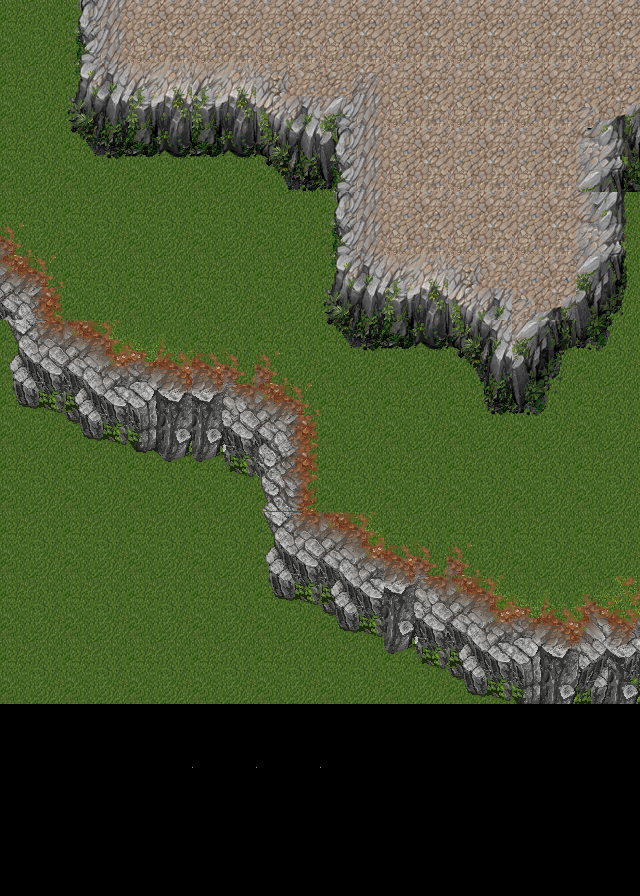

This game map was drawn from its Tiled (.tmx) file and the tilesets committed beside it. A one-line description and the full map source follow:
An orthogonal 10x14 tile map with 64x64 px tiles, 3 tile layers (Tile Layer 1, Tile Layer 3, Tile Layer 2).

<map version="1.4" tiledversion="1.4.3" orientation="orthogonal" renderorder="right-down" width="10" height="14" tilewidth="64" tileheight="64" infinite="0" nextlayerid="4" nextobjectid="1">
 <tileset firstgid="1" source="tilesets/forest-floor-64.tsx" />
 <layer id="1" name="Tile Layer 1" width="10" height="14">
  <data encoding="csv">
19,19,76,76,76,77,19,0,0,0,
19,19,19,92,92,93,20,0,0,0,
19,19,19,19,19,19,20,0,0,0,
19,19,19,19,19,19,19,121,121,19,
19,19,19,19,19,19,19,19,196,19,
19,20,20,19,19,19,19,19,19,19,
19,19,19,19,19,19,19,19,19,19,
19,19,19,19,19,19,19,19,19,19,
19,19,19,19,19,19,19,19,19,19,
19,19,19,19,19,19,19,19,19,19,
19,19,19,19,19,19,19,19,19,19,
0,0,62,63,63,63,64,0,0,0,
0,0,0,0,0,0,0,0,0,0,
0,0,0,0,0,0,0,0,0,0
</data>
 </layer>
 <layer id="3" name="Tile Layer 3" width="10" height="14">
  <data encoding="csv">
0,0,0,0,0,0,0,0,0,0,
0,0,0,0,0,0,0,0,0,0,
0,0,0,0,0,0,0,0,0,0,
102,0,0,0,0,0,0,0,0,0,
118,34,34,0,0,0,0,0,0,0,
49,50,51,101,102,0,0,0,0,0,
65,66,67,117,118,0,0,0,0,0,
0,82,83,133,134,0,0,0,0,0,
0,0,0,0,49,50,101,102,0,0,
0,0,0,0,65,66,117,50,51,52,
0,0,0,0,0,0,133,66,67,68,
0,0,0,0,0,0,0,0,0,0,
0,0,0,0,0,0,0,0,0,0,
0,0,0,0,0,0,0,0,0,0
</data>
 </layer>
 <layer id="2" name="Tile Layer 2" width="10" height="14">
  <data encoding="csv">
0,209,210,210,210,210,210,210,210,210,
0,225,226,226,228,229,210,210,210,196,
0,241,242,242,244,245,210,210,210,212,
0,0,0,0,0,209,210,210,210,211,
0,0,0,0,0,225,226,228,196,227,
0,0,0,0,0,241,242,214,215,243,
0,0,0,0,0,0,0,230,231,1,
0,0,0,0,0,0,0,0,0,0,
0,0,0,0,0,0,0,0,0,0,
0,0,0,0,0,0,0,0,0,0,
0,0,0,0,0,0,0,0,0,0,
0,0,0,0,0,0,0,0,0,0,
0,0,0,0,0,0,0,0,0,0,
0,0,0,0,0,0,0,0,0,0
</data>
 </layer>
</map>